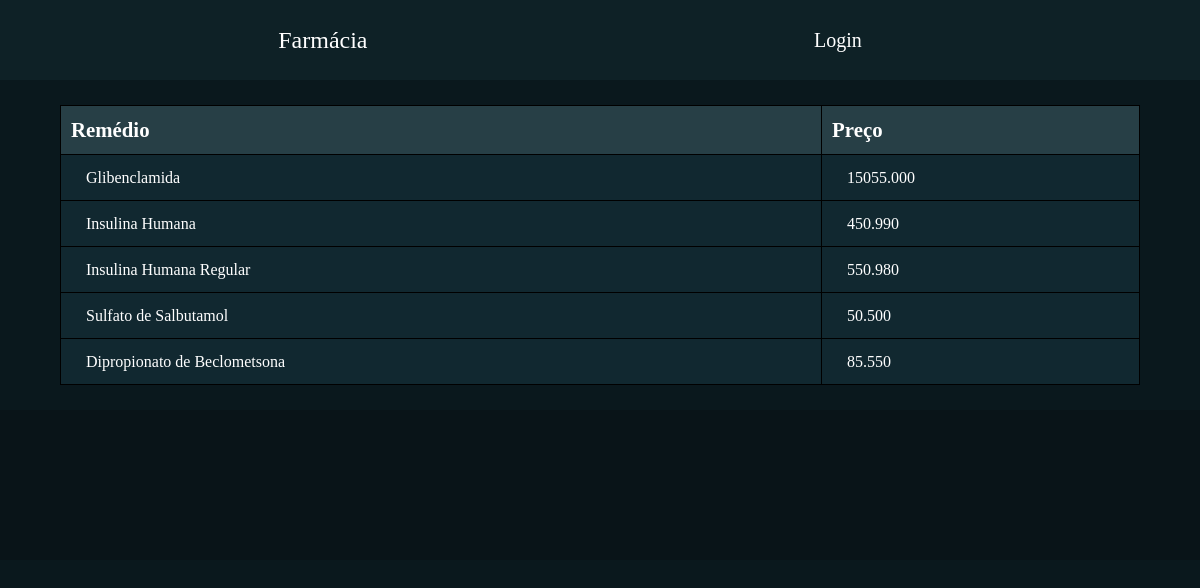
The page /show.php on the database its author committed.
### tables this page shows
CREATE TABLE produtos (
	ID int auto_increment,
	nome varchar(50) not null,
	descricao varchar(50),
	quantidade int,
	 
	preco real(10, 3),
	primary key(ID)
);

### show.php (the view, shortened to what this page needs)
<!DOCTYPE html>
<html lang="pt-br">
	<head>
		<link rel="stylesheet" href="css/style.css">
	</head>
	<body>
		<div class="container col">
			<header class="box-width-100 col center">
				<form action="show.php" method="POST" class="row">
					<div class="left-in">
						<label>Farmácia</label>
					</div>
					<div class="right-in">
						<a href="login.php">Login</a>
					</div>
				</form>
			</header>
			<section class="body-sec">
				<?php
					require('conexao.php');
					$query = mysqli_query($conexao,"SELECT * FROM produtos ORDER BY id");
				?>
				<table class='table'>
					<tr>
						<th>Remédio</th>
						<th>Preço</th>
					</tr>
					<?php
						while($arrayData = mysqli_fetch_assoc($query)){
							echo"<tr>";
							echo"<td>".$arrayData['nome']."</td>";
							echo"<td>".$arrayData['preco']."</td>";
							echo"</tr>";
						}
					?>
				</table>
			</section>
		</div>
		<footer>
		</footer>
	</body>
</html>

### css/style.css (style rules this page uses)
* { margin: 0; padding: 0; }
footer { width: 100%; height: 150px; background-color: #091418; margin-top: 25px; }
label { font-size: 150%; color: white; }
html, body { background-color: #0A181D; }
.container { width: 100%; }
.col { display: flex; flex-direction: column; align-items: center; justify-content: }
.box-width-100 { display: flex; align-self: flex-start; width: 100%; height: 80px; background-color: #0E2126; }
a { color: white; margin-right: 50px; font-size: 125%; text-decoration: none; }
.row { width: 90%; display: flex; flex-direction: row; align-items: center; justify-content: space-around; }
.center { display: flex; flex-direction: row; justify-content: center; }
.left-in { display: flex; flex-direction: row; justify-content: flex-start; padding-right: 10px; }
.right-in { display: flex; flex-direction: row; justify-content: flex-end; padding-right: 10px; }
.body-sec { width: 90%; display: flex; flex-direction: row; align-items: center; justify-content: space-around; }
table, td, th { border: 1px solid #000; }
.table { width: 100%; margin-top: 25px; border-collapse: collapse; border-color: #122C34; }
.table tr { width: inherit; height: 45px; }
.table th { height: 48px; text-align: left; padding-left: 10px; font-size: 130%; background-color: #273F46; color: rgba(255, 255, 255, 1); }
.table td { height: 45px; padding-left: 25px; background-color: #112830; color: rgba(255, 255, 255, 1); }

### rows shown on the page
produtos: nome "Glibenclamida", preco "15055.000"
produtos: nome "Insulina Humana", preco "450.990"
produtos: nome "Insulina Humana Regular", preco "550.980"
produtos: nome "Sulfato de Salbutamol", preco "50.500"
produtos: nome "Dipropionato de Beclometsona", preco "85.550"
